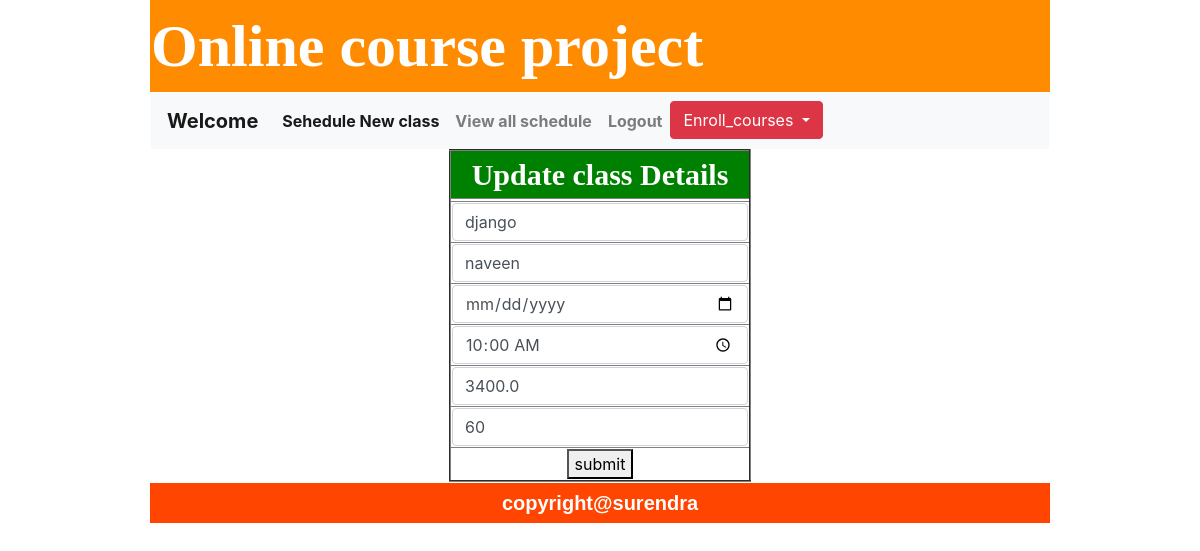
Screenshot of /update_course/?no=1 with the database file from the repository.
### app/models.py (models this page shows)
class Course(models.Model):
    cno=models.AutoField(primary_key=True)
    cname=models.CharField(max_length=64)
    faculty=models.CharField(max_length=64)
    class_date=models.DateField(default=True)
    class_time=models.CharField(max_length=54)
    fees=models.FloatField(max_length=34)
    duration=models.IntegerField()

### app/views.py (the view)
# urls.py: path('update_course/',views.update_course,name='update_course'),
def update_course(request):
    no=request.GET.get('no')
    res=Course.objects.get(cno=no)
    return render(request,'update.html',{'data':res})

### templates/update.html (shortened to what this page needs)
{% extends 'common.html' %}
{% block pwn %}
    {% include 'admin_page.html' %}
    <form action="{% url 'course_update' %}" method="post">
    <table align="center" border="2">
    {% if data %}
    <tr>
        <th style="width: 300px;text-align: center; font-family: 'Agency FB'; background-color: green;color: white;font-size: 30px">
            Update class Details
        </th>
    </tr>
        <tr>
        <th>
        </th>
    </tr>
    <tr>
        <th>
            <input
                    type="text"
                    name="c1"
                    required
                    value="{{ data.cname }}"
                    placeholder="Course_name"
                   class="form-control"
                   aria-label="Sizing example input"
                   aria-describedby="inputGroup-sizing-default">
        </th>
    </tr>
    <tr>
        <th>
            <input type="text" value="{{ data.faculty }}" class="form-control" aria-label="Sizing example input" aria-describedby="inputGroup-sizing-default" name="c2" placeholder="Faculty_name" required>
        </th>
    </tr>
    <tr>
        <th>
            <input type="date" value="{{ data.class_date}}" class="form-control" aria-label="Sizing example input" aria-describedby="inputGroup-sizing-default" name="c3" required>
        </th>
    </tr>
    <tr>
        <th>
            <input type="time" value="{{ data.class_time}}" class="form-control" aria-label="Sizing example input" aria-describedby="inputGroup-sizing-default" name="c4" placeholder="Timings" required>
        </th>
    </tr>
    <tr>
        <th>
            <input type="number" value="{{ data.fees }}" class="form-control" aria-label="Sizing example input" aria-describedby="inputGroup-sizing-default" name="c5" placeholder="fees" required>
        </th>
    </tr>
    <tr>
        <th>
            <input type="number" value="{{ data.duration }}" class="form-control" aria-label="Sizing example input" aria-describedby="inputGroup-sizing-default" placeholder="duration" name="c6" required>
        </th>
    </tr>
    <tr align="center">
        <th>
            <button type="submit" >submit</button>
        </th>
    </tr>
    {% endif %}
    </table>
    </form>
{% endblock %}

### rows the page displays
Course: c1 "django", c2 "naveen", c4 "10:00", c5 "3400.0", c6 "60"
